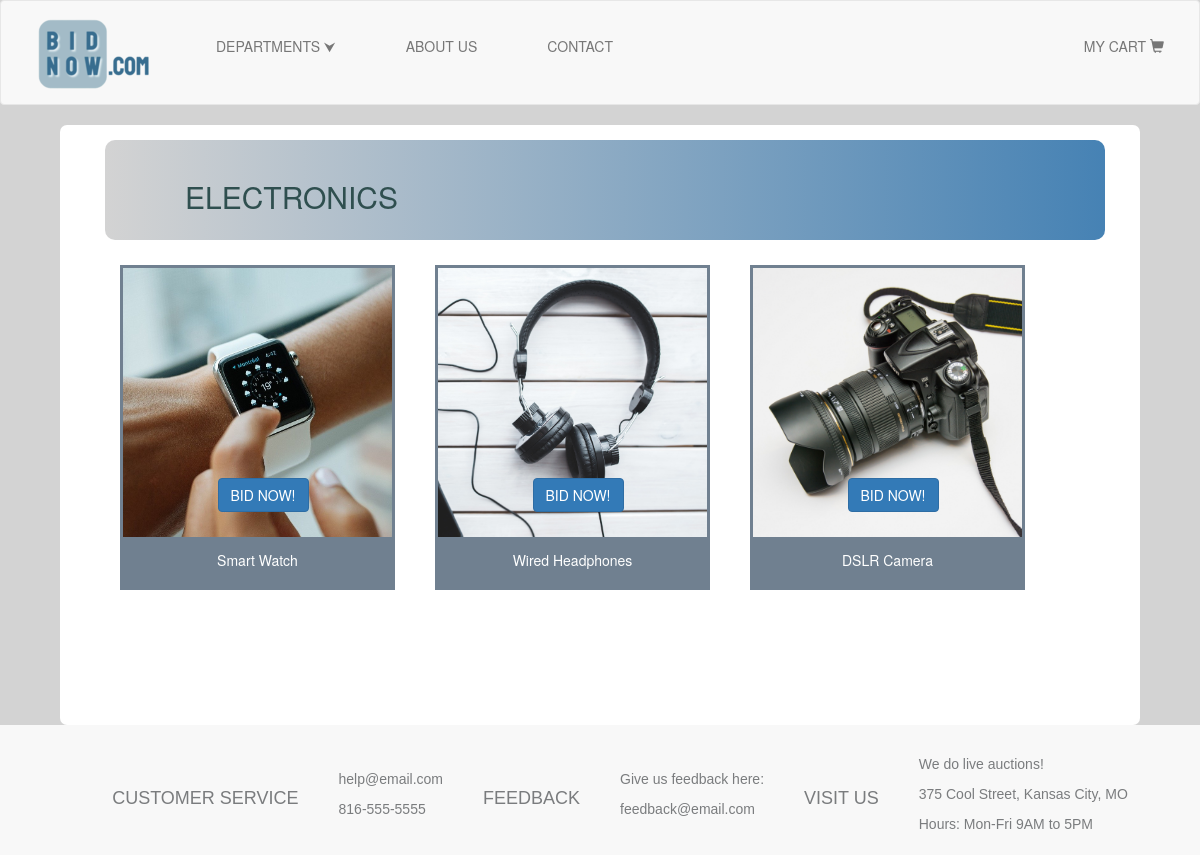
Screenshot of /Electronics.php?dept=ELEC with the database file from the repository.
### tables this page shows
CREATE TABLE Items
(
ItemID INT AUTO_INCREMENT,
ItemName VARCHAR(25) NOT NULL,
ItemDescr VARCHAR(500),
DeptCode VARCHAR(4) NOT NULL,
ItemStatus ENUM('ACTIVE', 'SOLD') DEFAULT 'ACTIVE' NOT NULL,

CONSTRAINT PK_ITEMID PRIMARY KEY(ItemID),
CONSTRAINT FK_DEPTCODE FOREIGN KEY(DeptCode) REFERENCES Departments(DeptCode)
);

### product_listing.php (called while the page is built, shortened)
<?php
	require_once 'connection.php';
	$connection = mysqli_connect($db_hostname, $db_username, $db_password, $db_database);
	$dept = $_GET['dept'];
	$query = "SELECT ItemID, ItemName FROM Items WHERE DeptCode = '$dept'";
	$result = mysqli_query($connection, $query);
	$row = mysqli_fetch_assoc($result);
	$item1 = $row['ItemName'];
	$row = mysqli_fetch_assoc($result);
	$item2 = $row['ItemName'];
	$row = mysqli_fetch_assoc($result);
	$item3 = $row['ItemName'];
?>

### Electronics.php (the view, shortened to what this page needs)
<!DOCTYPE html>
<html lang="en" xmlns="http://www.w3.org/1999/xhtml">
<head>
	<?php include 'product_listing.php';?>
    <link rel="stylesheet" href="https://maxcdn.bootstrapcdn.com/bootstrap/3.3.6/css/bootstrap.css">
    <link rel="stylesheet" type="text/css" href="ProjectStyleSheet.css" />
</head>
<body>
    <?php include 'Header.php';?>
    <div class="productsDiv">
        <div class="titleDiv">
            <h2>ELECTRONICS</h2>
        </div>
        <table>
            <tr>
                <td style="padding:20px">
                    <div class="product" style="background-image: url('images/smartwatch.jpg'); background-size: cover">
                        <div class="btnDiv" style="background-color:transparent">
                            <a class="btn btn-primary" href="smartwatch.php?id=1">BID NOW!</a>
                        </div>
                    </div>
                    <div class="descDiv">
                        <p><?php echo $item1; ?></p>
                    </div>
                </td>
                <td style="padding:20px">
                    <div class="product" style="background-image: url('images/headphones.jpg'); background-size: cover">
                        <div class="btnDiv" style="background-color:transparent">
                            <a class="btn btn-primary" href="headphones.php?id=2">BID NOW!</a>
                        </div>
                    </div>
                    <div class="descDiv">
                        <p><?php echo $item2; ?></p>
                    </div>
                </td>
                <td style="padding:20px">
                    <div class="product" style="background-image: url('images/camera.jpg'); background-size: cover">
                        <div class="btnDiv" style="background-color:transparent">
                            <a class="btn btn-primary" href="camera.php?id=3">BID NOW!</a>
                        </div>
                    </div>
                    <div class="descDiv">
                        <p><?php echo $item3; ?></p>
                    </div>
                </td>
            </tr>
        </table>
    </div>
    <?php include 'Footer.php';?>
</body>
</html>

### ProjectStyleSheet.css (style rules this page uses)
h2 { font-weight: 200; color: darkslategray; margin: 30px; margin-left: 70px; }
.titleDiv { width: 100%; height: 100px; padding: 10px; background-image: linear-gradient(to right, lightgrey, steelblue); margin: 5px; border-radius: 10px; }
.productsDiv { background-color: white; width: 90%; height: 600px; padding: 10px 40px; margin: auto; border-radius: 7px; margin-top: 20px; }
.product { width: 275px; height: 275px; padding-top: 200px; border: 3px solid slategray; }
.btnDiv { background-color: slategray; color: white; width: 100px; height: 50px; text-align: center; position: relative; padding: 10px; margin-left: auto; margin-right: auto; }
.descDiv { background-color: slategray; color: white; width: 275px; height: 50px; text-align: center; padding: 10px; }

### rows the page displays
items: ItemName "Smart Watch"
items: ItemName "Wired Headphones"
items: ItemName "DSLR Camera"
